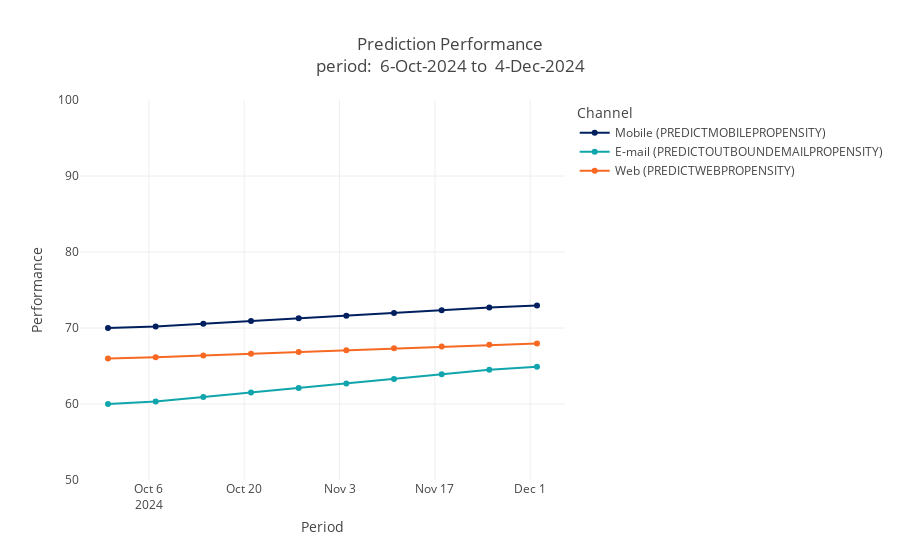

The cell this chart's notebook holds for it:
### Markdown cell above
# Prediction Trends

Summarization by default is over all time. You can pass in an argument to summarize by day, week or any other period as supported by the (Polars time offset string language)[https://docs.pola.rs/api/python/stable/reference/expressions/api/polars.Expr.dt.offset_by.html].

This trend data can then easily be visualized.

### Code cell
prediction.plot.performance_trend("1w")

### Figure 1 — Plotly figure (JSON) as saved in the notebook; plotly's stock layout.template omitted (floating-point values rounded to 4 significant figures)
{"data": [{"hovertemplate": "Prediction=Mobile (PREDICTMOBILEPROPENSITY)<br>Period=%{x}<br>Performance=%{y}<extra></extra>", "legendgroup": "Mobile (PREDICTMOBILEPROPENSITY)", "line": {"color": "#001F5F", "dash": "solid"}, "marker": {"symbol": "circle"}, "mode": "lines+markers", "name": "Mobile (PREDICTMOBILEPROPENSITY)", "orientation": "v", "showlegend": true, "type": "scatter", "x": ["2024-09-30T00:00:00", "2024-10-07T00:00:00", "2024-10-14T00:00:00", "2024-10-21T00:00:00", "2024-10-28T00:00:00", "2024-11-04T00:00:00", "2024-11-11T00:00:00", "2024-11-18T00:00:00", "2024-11-25T00:00:00", "2024-12-02T00:00:00"], "xaxis": "x", "y": [70.0, 70.2, 70.56, 70.92, 71.27, 71.63, 71.98, 72.34, 72.69, 72.95], "yaxis": "y"}, {"hovertemplate": "Prediction=E-mail (PREDICTOUTBOUNDEMAILPROPENSITY)<br>Period=%{x}<br>Performance=%{y}<extra></extra>", "legendgroup": "E-mail (PREDICTOUTBOUNDEMAILPROPENSITY)", "line": {"color": "#10A5AC", "dash": "solid"}, "marker": {"symbol": "circle"}, "mode": "lines+markers", "name": "E-mail (PREDICTOUTBOUNDEMAILPROPENSITY)", "orientation": "v", "showlegend": true, "type": "scatter", "x": ["2024-09-30T00:00:00", "2024-10-07T00:00:00", "2024-10-14T00:00:00", "2024-10-21T00:00:00", "2024-10-28T00:00:00", "2024-11-04T00:00:00", "2024-11-11T00:00:00", "2024-11-18T00:00:00", "2024-11-25T00:00:00", "2024-12-02T00:00:00"], "xaxis": "x", "y": [60.0, 60.34, 60.93, 61.53, 62.12, 62.71, 63.31, 63.9, 64.49, 64.92], "yaxis": "y"}, {"hovertemplate": "Prediction=Web (PREDICTWEBPROPENSITY)<br>Period=%{x}<br>Performance=%{y}<extra></extra>", "legendgroup": "Web (PREDICTWEBPROPENSITY)", "line": {"color": "#F76923", "dash": "solid"}, "marker": {"symbol": "circle"}, "mode": "lines+markers", "name": "Web (PREDICTWEBPROPENSITY)", "orientation": "v", "showlegend": true, "type": "scatter", "x": ["2024-09-30T00:00:00", "2024-10-07T00:00:00", "2024-10-14T00:00:00", "2024-10-21T00:00:00", "2024-10-28T00:00:00", "2024-11-04T00:00:00", "2024-11-11T00:00:00", "2024-11-18T00:00:00", "2024-11-25T00:00:00", "2024-12-02T00:00:00"], "xaxis": "x", "y": [66.0, 66.14, 66.37, 66.61, 66.85, 67.08, 67.32, 67.56, 67.8, 67.97], "yaxis": "y"}], "layout": {"legend": {"title": {"text": "Channel"}, "tracegroupgap": 0}, "title": {"text": "Prediction Performance<br>period:  6-Oct-2024 to  4-Dec-2024"}, "xaxis": {"anchor": "y", "domain": [0, 1], "title": {"text": "Period"}}, "yaxis": {"anchor": "x", "domain": [0, 1], "range": [50, 100], "title": {"text": "Performance"}}}}
